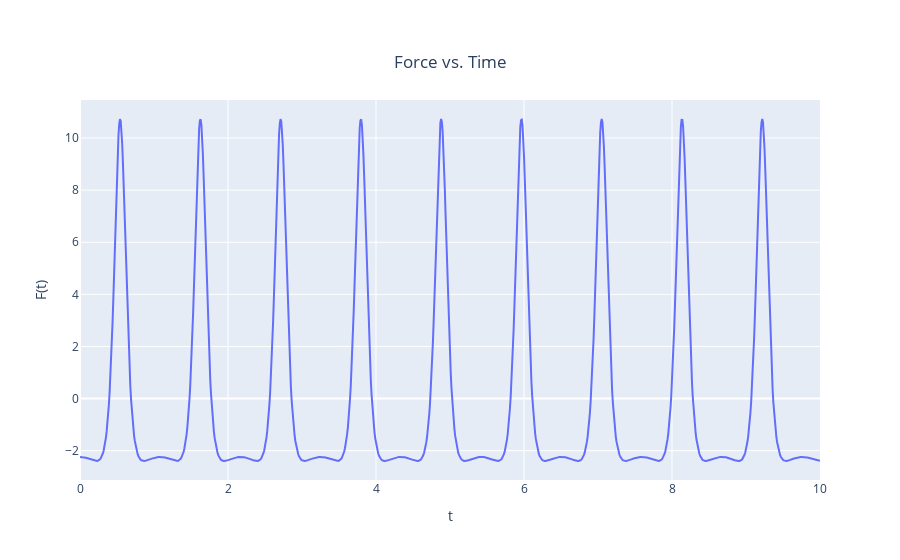

The code cell stored with this chart in its notebook:
### Code cell
plot_data(t, F, x_axis_title='t', y_axis_title='F(t)', title='Force vs. Time')

### Figure 1 — Plotly figure (JSON) as saved in the notebook; plotly's stock layout.template omitted (floating-point values rounded to 4 significant figures; data arrays with more than 128 entries replaced by an {"elided": "..."} marker saying what was removed)
{"data": [{"mode": "lines", "type": "scatter", "x": {"elided": "1001 float values"}, "y": {"elided": "1001 float values"}}], "layout": {"title": {"text": "Force vs. Time", "x": 0.5, "xanchor": "center", "y": 0.9, "yanchor": "top"}, "xaxis": {"title": {"text": "t"}}, "yaxis": {"title": {"text": "F(t)"}}}}
